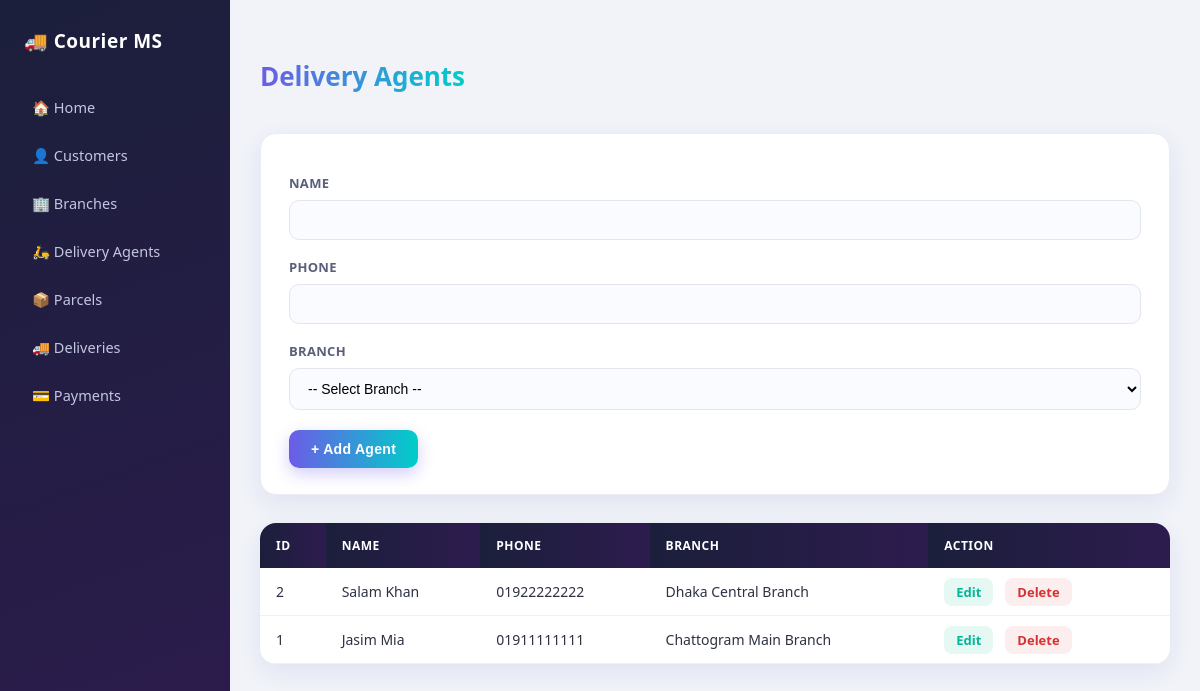
Page /delivery_agents.php on the committed database.
### tables this page shows
CREATE TABLE Delivery_Agents (
    agent_id INT AUTO_INCREMENT PRIMARY KEY,
    name VARCHAR(100) NOT NULL,
    phone VARCHAR(20),
    branch_id INT,
    FOREIGN KEY (branch_id) REFERENCES Branches(branch_id)
);

CREATE TABLE Branches (
    branch_id INT AUTO_INCREMENT PRIMARY KEY,
    branch_name VARCHAR(100) NOT NULL,
    location VARCHAR(150) NOT NULL,
    phone VARCHAR(20)
);

### delivery_agents.php (the view, shortened to what this page needs)
<?php
include 'includes/db_connect.php';
$edit_id = "";
$edit_name = "";
$edit_phone = "";
$all_agents = mysqli_query($conn, "SELECT a.*, b.branch_name FROM Delivery_Agents a LEFT JOIN Branches b ON a.branch_id=b.branch_id ORDER BY a.agent_id DESC");
?>
<!DOCTYPE html>
<html>
<head>
    <link rel="stylesheet" href="includes/style.css">
</head>
<body>
<?php include 'includes/nav.php'; ?>
<div class="container">
    <h2>Delivery Agents</h2>
    <form method="POST">
        <label>Name</label>
        <input type="text" name="name" value="<?php echo $edit_name; ?>" required>
        <label>Phone</label>
        <input type="text" name="phone" value="<?php echo $edit_phone; ?>">
        <label>Branch</label>
        <select name="branch_id" required>
            <option value="">-- Select Branch --</option>
        </select>
        <?php
        if ($edit_id == "") {
            echo "<button class='btn' type='submit' name='submit'>+ Add Agent</button>";
        } else {
            echo "<button class='btn' type='submit' name='submit'>Update Agent</button>";
        }
        ?>
    </form>
    <table>
        <tr><th>ID</th><th>Name</th><th>Phone</th><th>Branch</th><th>Action</th></tr>
        <?php
        while ($row = mysqli_fetch_assoc($all_agents)) {
            echo "<tr>";
            echo "<td>" . $row['agent_id'] . "</td>";
            echo "<td>" . $row['name'] . "</td>";
            echo "<td>" . $row['phone'] . "</td>";
            echo "<td>" . $row['branch_name'] . "</td>";
            echo "<td class='action-links'>";
            echo "<a href='delivery_agents.php?edit=" . $row['agent_id'] . "'>Edit</a>";
            echo "<a href='delivery_agents.php?delete=" . $row['agent_id'] . "' onclick=\"return confirm('Delete?')\">Delete</a>";
            echo "</td>";
            echo "</tr>";
        }
        ?>
    </table>
</div>
</body>
</html>

### includes/style.css (style rules this page uses)
* { box-sizing: border-box; }
body { font-family: 'Segoe UI', Arial, sans-serif; background: #f1f3f9; margin: 0; padding: 0; display: flex; min-height: 100vh; color: #2d3142; }
.container { flex: 1; max-width: 1100px; margin: 36px auto; padding: 0 30px; }
h2 { color: #1b1f3b; font-size: 26px; font-weight: 700; margin-bottom: 22px; padding-bottom: 14px; border-bottom: 3px solid transparent; background: linear-gradient(90deg, #6c5ce7, #00cec9); -webkit-background-clip: text; background-clip: text; -webkit-text-fill-color: transparent; display: inline-block; }
form { background: #ffffff; border-radius: 16px; padding: 26px 28px; margin-bottom: 28px; box-shadow: 0 8px 24px rgba(31, 38, 135, 0.08); border: 1px solid #ececf5; }
table { width: 100%; border-collapse: collapse; margin-top: 0; background: #ffffff; border-radius: 16px; overflow: hidden; box-shadow: 0 8px 24px rgba(31, 38, 135, 0.08); }
table th, table td { padding: 14px 16px; text-align: left; font-size: 14px; }
table th { background: linear-gradient(90deg, #1b1f3b, #2d1b4e); color: #ffffff; font-weight: 600; text-transform: uppercase; font-size: 12px; letter-spacing: 0.5px; }
table tr:not(:first-child) { border-bottom: 1px solid #f0f1f7; transition: background 0.15s ease; }
form label { font-weight: 600; font-size: 13px; color: #5a5f7a; margin-top: 14px; display: block; text-transform: uppercase; letter-spacing: 0.3px; }
form input, form select { padding: 11px 14px; margin: 8px 0 4px; width: 100%; border: 1.5px solid #e3e5f0; border-radius: 10px; font-size: 14px; background: #fafbff; transition: all 0.2s ease; }
.btn { display: inline-block; padding: 11px 22px; background: linear-gradient(90deg, #6c5ce7, #00cec9); color: #ffffff; text-decoration: none; border: none; border-radius: 10px; cursor: pointer; margin-top: 16px; font-weight: 600; font-size: 14px; letter-spacing: 0.3px; box-shadow: 0 6px 16px rgba(108, 92, 231, 0.3); transition: transform 0.15s ease, box-shadow 0.15s ease; }
.action-links a { margin-right: 12px; text-decoration: none; font-weight: 600; font-size: 13px; padding: 5px 12px; border-radius: 8px; transition: all 0.15s ease; }
.action-links a:first-child { color: #00b894; background: rgba(0, 184, 148, 0.1); }
.action-links a:last-child { color: #d63031; background: rgba(214, 48, 49, 0.08); }

### rows in the picture
delivery_agents: agent_id "2", name "Salam Khan", phone "01922222222", branch.branch_name "Dhaka Central Branch"
delivery_agents: agent_id "1", name "Jasim Mia", phone "01911111111", branch.branch_name "Chattogram Main Branch"
